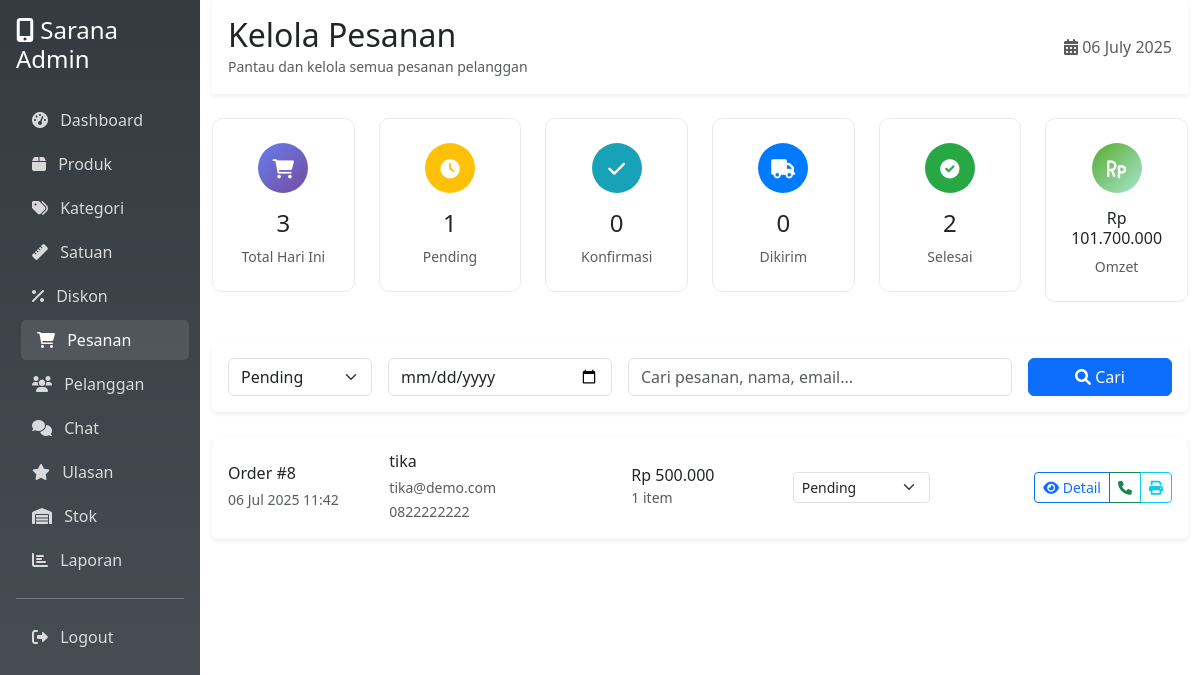
/admin/orders.php?status=pending (signed in), run on the app's committed database.
### tables this page shows
CREATE TABLE `orders` (
  `id` int NOT NULL,
  `user_id` int DEFAULT NULL,
  `total_amount` decimal(12,2) NOT NULL,
  `status` enum('pending','confirmed','shipped','delivered','cancelled') DEFAULT 'pending',
  `payment_status` enum('pending','paid','failed') DEFAULT 'pending',
  `tracking_number` varchar(50) DEFAULT NULL,
  `order_date` timestamp NULL DEFAULT CURRENT_TIMESTAMP
);

CREATE TABLE `users` (
  `id` int NOT NULL,
  `name` varchar(100) NOT NULL,
  `email` varchar(100) NOT NULL,
  `password` varchar(255) NOT NULL,
  `phone` varchar(20) DEFAULT NULL,
  `address` text,
  `birth_date` date DEFAULT NULL,
  `gender` enum('male','female') DEFAULT NULL,
  `last_login` timestamp NULL DEFAULT NULL,
  `role` enum('admin','customer') DEFAULT 'customer',
  `created_at` timestamp NULL DEFAULT CURRENT_TIMESTAMP
);

### config.php (called while the page is built, shortened)
<?php
function formatRupiah($amount) {
    return 'Rp ' . number_format($amount, 0, ',', '.');
}
?>

### admin/orders.php (the view, shortened to what this page needs)
<?php
require_once '../config.php';
$conn = getConnection();
$status_filter = isset($_GET['status']) ? $_GET['status'] : '';
$date_filter = isset($_GET['date']) ? $_GET['date'] : '';
$search = isset($_GET['search']) ? $_GET['search'] : '';
$orders_query = "
    SELECT o.*, u.name as customer_name, u.email as customer_email, u.phone as customer_phone,
           COUNT(oi.id) as total_items
    FROM orders o
    LEFT JOIN users u ON o.user_id = u.id
    LEFT JOIN order_items oi ON o.id = oi.order_id
    WHERE 1=1
";
if (!empty($status_filter)) {
    $orders_query .= " AND o.status = '" . mysqli_real_escape_string($conn, $status_filter) . "'";
}
$orders_query .= " GROUP BY o.id ORDER BY o.order_date DESC";
$orders_result = mysqli_query($conn, $orders_query);
$stats_query = "
    SELECT
        COUNT(*) as total_orders,
        COUNT(CASE WHEN status = 'pending' THEN 1 END) as pending_orders,
        COUNT(CASE WHEN status = 'confirmed' THEN 1 END) as confirmed_orders,
        COUNT(CASE WHEN status = 'shipped' THEN 1 END) as shipped_orders,
        COUNT(CASE WHEN status = 'delivered' THEN 1 END) as delivered_orders,
        COUNT(CASE WHEN status = 'cancelled' THEN 1 END) as cancelled_orders,
        COALESCE(SUM(CASE WHEN status != 'cancelled' THEN total_amount END), 0) as total_revenue
    FROM orders
    WHERE DATE(order_date) = CURDATE()
";
$stats_result = mysqli_query($conn, $stats_query);
$stats = mysqli_fetch_assoc($stats_result);
?>
<!DOCTYPE html>
<html lang="id">
<head>
    <link href="https://cdnjs.cloudflare.com/ajax/libs/bootstrap/5.3.0/css/bootstrap.min.css" rel="stylesheet">
    <link href="https://cdnjs.cloudflare.com/ajax/libs/font-awesome/6.0.0/css/all.min.css" rel="stylesheet">
</head>
<body>
    <div class="container-fluid">
        <div class="row">
            <div class="col-md-3 col-lg-2 sidebar p-0">
                <div class="p-3">
                    <h4 class="text-white mb-4">
                        <i class="fas fa-mobile-alt"></i> Sarana Admin
                    </h4>
                    <nav class="nav flex-column">
                        <a class="nav-link" href="dashboard.php">
                            <i class="fas fa-tachometer-alt me-2"></i> Dashboard
                        </a>
                        <a class="nav-link" href="products.php">
                            <i class="fas fa-box me-2"></i> Produk
                        </a>
                        <a class="nav-link" href="categories.php">
                            <i class="fas fa-tags me-2"></i> Kategori
                        </a>
                        <a class="nav-link" href="units.php">
                            <i class="fas fa-ruler me-2"></i> Satuan
                        </a>
                        <a class="nav-link" href="discounts.php">
                            <i class="fas fa-percent me-2"></i> Diskon
                        </a>
                        <a class="nav-link active" href="orders.php">
                            <i class="fas fa-shopping-cart me-2"></i> Pesanan
                        </a>
                        <a class="nav-link" href="customers.php">
                            <i class="fas fa-users me-2"></i> Pelanggan
                        </a>
                        <a class="nav-link" href="chats.php">
                            <i class="fas fa-comments me-2"></i> Chat
                        </a>
                        <a class="nav-link" href="reviews.php">
                            <i class="fas fa-star me-2"></i> Ulasan
                        </a>
                        <a class="nav-link" href="stock.php">
                            <i class="fas fa-warehouse me-2"></i> Stok
                        </a>
                        <a class="nav-link" href="reports.php">
                            <i class="fas fa-chart-bar me-2"></i> Laporan
                        </a>
                        <hr class="text-white">
                        <a class="nav-link" href="../logout.php">
                            <i class="fas fa-sign-out-alt me-2"></i> Logout
                        </a>
                    </nav>
                </div>
            </div>
            <div class="col-md-9 col-lg-10">
                <div class="bg-white shadow-sm p-3 mb-4">
                    <div class="d-flex justify-content-between align-items-center">
                        <div>
                            <h2 class="mb-0">Kelola Pesanan</h2>
                            <small class="text-muted">Pantau dan kelola semua pesanan pelanggan</small>
                        </div>
                        <div>
                            <span class="text-muted">
                                <i class="fas fa-calendar-alt"></i>
                                <?= date('d F Y') ?>
                            </span>
                        </div>
                    </div>
                </div>
                <div class="row mb-4">
                    <div class="col-lg-2 col-md-4 col-sm-6 mb-3">
                        <div class="stat-card">
                            <div class="stat-icon"
                                style="background: linear-gradient(135deg, #667eea 0%, #764ba2 100%);">
                                <i class="fas fa-shopping-cart"></i>
                            </div>
                            <h4><?= $stats['total_orders'] ?></h4>
                            <p class="text-muted mb-0 small">Total Hari Ini</p>
                        </div>
                    </div>
                    <div class="col-lg-2 col-md-4 col-sm-6 mb-3">
                        <div class="stat-card">
                            <div class="stat-icon" style="background: #ffc107;">
                                <i class="fas fa-clock"></i>
                            </div>
                            <h4><?= $stats['pending_orders'] ?></h4>
                            <p class="text-muted mb-0 small">Pending</p>
                        </div>
                    </div>
                    <div class="col-lg-2 col-md-4 col-sm-6 mb-3">
                        <div class="stat-card">
                            <div class="stat-icon" style="background: #17a2b8;">
                                <i class="fas fa-check"></i>
                            </div>
                            <h4><?= $stats['confirmed_orders'] ?></h4>
                            <p class="text-muted mb-0 small">Konfirmasi</p>
                        </div>
                    </div>
                    <div class="col-lg-2 col-md-4 col-sm-6 mb-3">
                        <div class="stat-card">
                            <div class="stat-icon" style="background: #007bff;">
                                <i class="fas fa-truck"></i>
                            </div>
                            <h4><?= $stats['shipped_orders'] ?></h4>
                            <p class="text-muted mb-0 small">Dikirim</p>
                        </div>
                    </div>
                    <div class="col-lg-2 col-md-4 col-sm-6 mb-3">
                        <div class="stat-card">
                            <div class="stat-icon" style="background: #28a745;">
                                <i class="fas fa-check-circle"></i>
                            </div>
                            <h4><?= $stats['delivered_orders'] ?></h4>
                            <p class="text-muted mb-0 small">Selesai</p>
                        </div>
                    </div>
                    <div class="col-lg-2 col-md-4 col-sm-6 mb-3">
                        <div class="stat-card">
                            <div class="stat-icon"
                                style="background: linear-gradient(135deg, #56ab2f 0%, #a8e6cf 100%);">
                                <i class="fas fa-rupiah-sign"></i>
                            </div>
                            <h6><?= formatRupiah($stats['total_revenue']) ?></h6>
                            <p class="text-muted mb-0 small">Omzet</p>
                        </div>
                    </div>
                </div>
                <div class="card mb-4 border-0 shadow-sm">
                    <div class="card-body">
                        <form method="GET" class="row g-3">
                            <div class="col-md-2">
                                <select name="status" class="form-select">
                                    <option value="pending" <?= $status_filter == 'pending' ? 'selected' : '' ?>>Pending
                                    </option>
                                </select>
                            </div>
                            <div class="col-md-3">
                                <input type="date" name="date" class="form-control" value="<?= $date_filter ?>">
                            </div>
                            <div class="col-md-5">
                                <input type="text" name="search" class="form-control"
                                    placeholder="Cari pesanan, nama, email..." value="<?= htmlspecialchars($search) ?>">
                            </div>
                            <div class="col-md-2">
                                <button type="submit" class="btn btn-primary w-100">
                                    <i class="fas fa-search"></i> Cari
                                </button>
                            </div>
                        </form>
                    </div>
                </div>
                <div class="row">
                    <?php if (mysqli_num_rows($orders_result) > 0): ?>
                    <?php while ($order = mysqli_fetch_assoc($orders_result)): ?>
                    <div class="col-12 mb-3">
                        <div class="card order-card <?= $order['status'] ?> border-0 shadow-sm">
                            <div class="card-body">
                                <div class="row align-items-center">
                                    <div class="col-lg-2 col-md-3">
                                        <h6 class="mb-1">Order #<?= $order['id'] ?></h6>
                                        <small class="text-muted">
                                            <?= date('d M Y H:i', strtotime($order['order_date'])) ?>
                                        </small>
                                    </div>
                                    <div class="col-lg-3 col-md-4">
                                        <h6 class="mb-1"><?= $order['customer_name'] ?></h6>
                                        <small class="text-muted">
                                            <?= $order['customer_email'] ?>
                                            <?php if ($order['customer_phone']): ?>
                                            <br><?= $order['customer_phone'] ?>
                                            <?php endif; ?>
                                        </small>
                                    </div>
                                    <div class="col-lg-2 col-md-2">
                                        <h6 class="mb-0"><?= formatRupiah($order['total_amount']) ?></h6>
                                        <small class="text-muted"><?= $order['total_items'] ?> item</small>
                                    </div>
                                    <div class="col-lg-2 col-md-3">
                                        <form method="POST" class="d-inline">
                                            <select name="status" class="form-select form-select-sm status-select"
                                                onchange="this.form.submit()">
                                                <option value="pending"
                                                    <?= $order['status'] == 'pending' ? 'selected' : '' ?>>Pending
                                                </option>
                                            </select>
                                        </form>
                                    </div>
                                    <div class="col-lg-3 col-md-12 text-end">
                                        <div class="btn-group" role="group">
                                            <button class="btn btn-outline-primary btn-sm"
                                                onclick="viewOrderDetail(<?= $order['id'] ?>)">
                                                <i class="fas fa-eye"></i> Detail
                                            </button>
                                            <a href="tel:<?= $order['customer_phone'] ?>"
                                                class="btn btn-outline-success btn-sm">
                                                <i class="fas fa-phone"></i>
                                            </a>
                                            <button class="btn btn-outline-info btn-sm"
                                                onclick="printOrder(<?= $order['id'] ?>)">
                                                <i class="fas fa-print"></i>
                                            </button>
                                        </div>
                                    </div>
                                </div>
                            </div>
                        </div>
                    </div>
                    <?php endwhile; ?>
                    <?php endif; ?>
                </div>
            </div>
        </div>
    </div>
</body>
</html>

### admin/orders.php (style rules this page uses)
.sidebar { min-height: 100vh; background: linear-gradient(180deg, #343a40 0%, #495057 100%); }
.sidebar .nav-link { color: rgba(255, 255, 255, 0.8); border-radius: 5px; margin: 2px 0; transition: all 0.3s; }
.sidebar .nav-link:hover, .sidebar .nav-link.active { color: white; background: rgba(255, 255, 255, 0.1); transform: translateX(5px); }
.order-card { transition: transform 0.3s; border-left: 4px solid #e9ecef; }
.order-card.pending { border-left-color: #ffc107; }
.status-select { min-width: 120px; }
.stat-card { background: white; border-radius: 10px; padding: 1.5rem; text-align: center; transition: transform 0.3s; border: 1px solid #e9ecef; }
.stat-icon { width: 50px; height: 50px; border-radius: 50%; display: flex; align-items: center; justify-content: center; margin: 0 auto 1rem; font-size: 1.2rem; color: white; }

### data on the page
orders: id "8", order_date "06 Jul 2025 11:42", user.name "tika", user.email "tika@demo.com", user.phone "0822222222", total_amount "Rp 500.000", total_items "1", status "Pending"

### other printed values
$stats['total_orders'] "3"
$stats['pending_orders'] "1"
$stats['confirmed_orders'] "0"
$stats['shipped_orders'] "0"
$stats['delivered_orders'] "2"
formatRupiah($stats['total_revenue']) "Rp 101.700.000"
